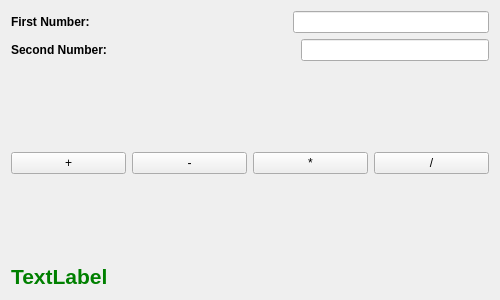
<?xml version="1.0" encoding="UTF-8"?>
<ui version="4.0">
    <class>Form</class>
    <widget class="QWidget" name="Form">
        <property name="geometry">
            <rect>
                <x>0</x>
                <y>0</y>
                <width>500</width>
                <height>300</height>
            </rect>
        </property>
        <property name="windowTitle">
            <string>Form</string>
        </property>
        <layout class="QVBoxLayout" name="verticalLayout">
            <item>
                <layout class="QHBoxLayout" name="horizontalLayout">
                    <item>
                        <widget class="QLabel" name="label">
                            <property name="font">
                                <font>
                                    <bold>true</bold>
                                </font>
                            </property>
                            <property name="text">
                                <string>First Number:</string>
                            </property>
                        </widget>
                    </item>
                    <item>
                        <spacer name="horizontalSpacer">
                            <property name="orientation">
                                <enum>Qt::Horizontal</enum>
                            </property>
                            <property name="sizeHint" stdset="0">
                                <size>
                                    <width>40</width>
                                    <height>20</height>
                                </size>
                            </property>
                        </spacer>
                    </item>
                    <item>
                        <widget class="QLineEdit" name="lineEdit_first">
                            <property name="font">
                                <font>
                                    <bold>true</bold>
                                </font>
                            </property>
                            <property name="placeholderText">
                                <string/>
                            </property>
                        </widget>
                    </item>
                </layout>
            </item>
            <item>
                <layout class="QHBoxLayout" name="horizontalLayout_2">
                    <item>
                        <widget class="QLabel" name="label_2">
                            <property name="font">
                                <font>
                                    <bold>true</bold>
                                </font>
                            </property>
                            <property name="text">
                                <string>Second Number:</string>
                            </property>
                        </widget>
                    </item>
                    <item>
                        <spacer name="horizontalSpacer_2">
                            <property name="orientation">
                                <enum>Qt::Horizontal</enum>
                            </property>
                            <property name="sizeHint" stdset="0">
                                <size>
                                    <width>40</width>
                                    <height>20</height>
                                </size>
                            </property>
                        </spacer>
                    </item>
                    <item>
                        <widget class="QLineEdit" name="lineEdit_second">
                            <property name="font">
                                <font>
                                    <bold>true</bold>
                                </font>
                            </property>
                            <property name="text">
                                <string/>
                            </property>
                            <property name="placeholderText">
                                <string/>
                            </property>
                        </widget>
                    </item>
                </layout>
            </item>
            <item>
                <spacer name="verticalSpacer">
                    <property name="orientation">
                        <enum>Qt::Vertical</enum>
                    </property>
                    <property name="sizeHint" stdset="0">
                        <size>
                            <width>20</width>
                            <height>40</height>
                        </size>
                    </property>
                </spacer>
            </item>
            <item>
                <layout class="QHBoxLayout" name="horizontalLayout_3">
                    <item>
                        <widget class="QPushButton" name="pushButton_add">
                            <property name="text">
                                <string>+</string>
                            </property>
                        </widget>
                    </item>
                    <item>
                        <widget class="QPushButton" name="pushButton_minus">
                            <property name="text">
                                <string>-</string>
                            </property>
                        </widget>
                    </item>
                    <item>
                        <widget class="QPushButton" name="pushButton_multi">
                            <property name="text">
                                <string>*</string>
                            </property>
                        </widget>
                    </item>
                    <item>
                        <widget class="QPushButton" name="pushButton_divide">
                            <property name="text">
                                <string>/</string>
                            </property>
                        </widget>
                    </item>
                </layout>
            </item>
            <item>
                <spacer name="verticalSpacer_2">
                    <property name="orientation">
                        <enum>Qt::Vertical</enum>
                    </property>
                    <property name="sizeHint" stdset="0">
                        <size>
                            <width>20</width>
                            <height>40</height>
                        </size>
                    </property>
                </spacer>
            </item>
            <item>
                <widget class="QLabel" name="label_result">
                    <property name="font">
                        <font>
                            <pointsize>16</pointsize>
                            <bold>true</bold>
                        </font>
                    </property>
                    <property name="styleSheet">
                        <string notr="true">QLabel {color:green}</string>
                    </property>
                    <property name="text">
                        <string>TextLabel</string>
                    </property>
                </widget>
            </item>
        </layout>
    </widget>
    <resources/>
    <connections/>
</ui>
